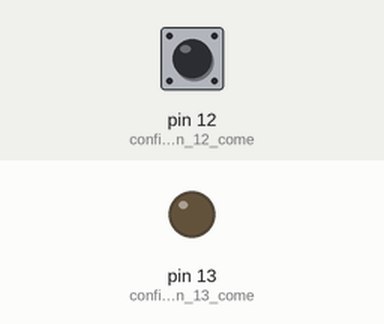
Recording of a sketch running on a simulated Arduino Uno, built with avr-gcc and run on an emulated ATmega328P. On the bench: output pins drawn as LEDs (lit = HIGH). The inputs (shaded band) are chosen by the test bench; at power-on: pin 12 (configuro_il_pin_12_come) HIGH.

Above: at 1.2 s.
1.3 s: pin 12 (configuro_il_pin_12_come) pulled LOW for 0.15 s
At 2.7 s:
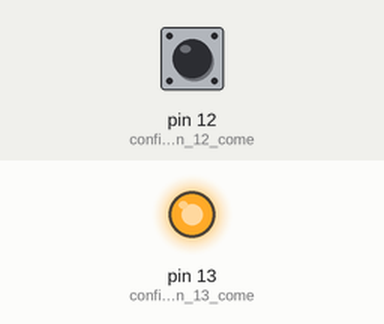
Timing chart, 0 to 7.8 s (numbered marks = the images above; inputs shaded):
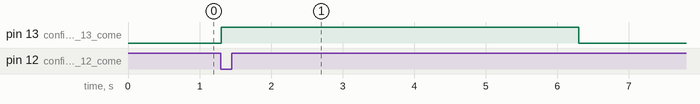

The sketch:

esempio03_-_propedeutico.ino
```cpp
void setup() {
  pinMode(13, OUTPUT);            //configuro il pin 13 come output (dove c'è il LED)
  pinMode(12, INPUT_PULLUP);      //configuro il pin 12 come input (dove c'è il pulsante)
}

void loop() {

  if (digitalRead(12) == LOW){ //il pulsante è premuto?
    //sì, è premuto
    digitalWrite(13, HIGH); //accendo il led
    delay(5000); //ed aspetto 5 secondi
  } else {
    //no, non lo è
    digitalWrite(13,LOW); //spengo il led
  }
}
```

Measured:
- after the input at 1.3 s, pin 13 (configuro_il_pin_13_come): LOW → HIGH at once, → LOW 5.0 s later
